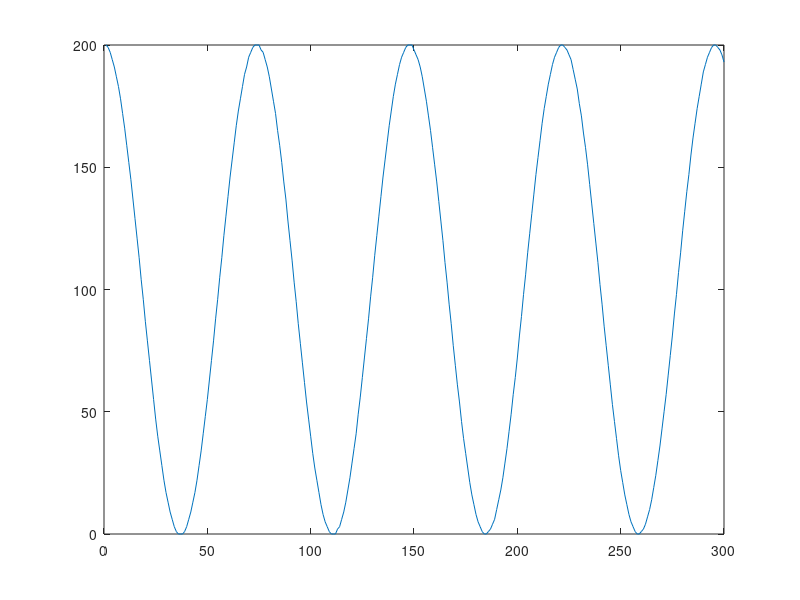
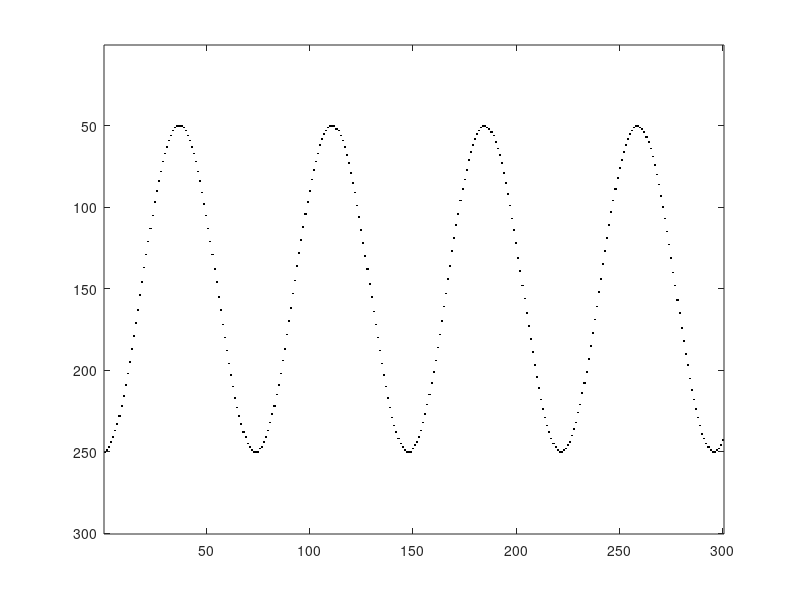

MATLAB code to generate these figures, in order: (Note: this script raises an error after producing the figures.)

f = 'cos'; 
fn = @cos; 
n = 300; 

x = 1:n; y = round((100*fn(0.085*(x)))+100);

plot(x,y); 
 a = 200*ones(300,300);
for i = 1:300
a(y(i)+50,x(i))= 0;
end
figure; 

imagesc(a); 
colormap(gray); 

% save 
pos =  [x' y'+50];
value = y; 
frmid = zeros(1,n);
time = (0:n-1); 

s = struct('pos', pos, 'value', value, 'time', time, 'frmid', frmid);

jsonwrite(s, ['../' f '.json']); 
imwrite(a, ['../' f '.scn/frm-0.png'], 'png');